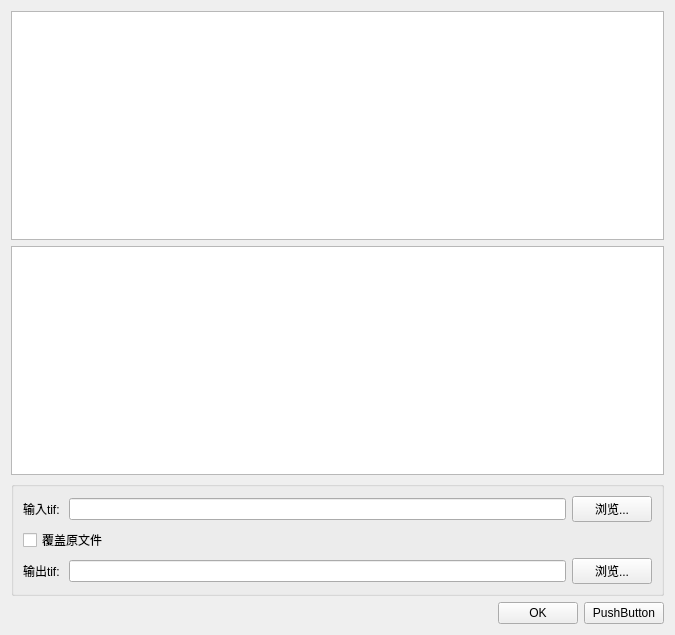
<?xml version="1.0" encoding="UTF-8"?>
<ui version="4.0">
 <class>Widget</class>
 <widget class="QWidget" name="Widget">
  <property name="geometry">
   <rect>
    <x>0</x>
    <y>0</y>
    <width>675</width>
    <height>635</height>
   </rect>
  </property>
  <property name="windowTitle">
   <string>Widget</string>
  </property>
  <layout class="QVBoxLayout" name="verticalLayout_2">
   <item>
    <widget class="QTreeView" name="treeView">
     <property name="sizePolicy">
      <sizepolicy hsizetype="Expanding" vsizetype="Expanding">
       <horstretch>0</horstretch>
       <verstretch>0</verstretch>
      </sizepolicy>
     </property>
     <property name="maximumSize">
      <size>
       <width>16777215</width>
       <height>230</height>
      </size>
     </property>
    </widget>
   </item>
   <item>
    <widget class="QTextEdit" name="textEdit"/>
   </item>
   <item>
    <widget class="QGroupBox" name="groupBox">
     <property name="title">
      <string/>
     </property>
     <layout class="QGridLayout" name="gridLayout">
      <item row="2" column="0">
       <layout class="QVBoxLayout" name="verticalLayout">
        <item>
         <layout class="QHBoxLayout" name="horizontalLayout_3">
          <item>
           <widget class="QLabel" name="label_2">
            <property name="text">
             <string>输入tif: </string>
            </property>
           </widget>
          </item>
          <item>
           <widget class="QLineEdit" name="lineEdit_input"/>
          </item>
          <item>
           <widget class="QPushButton" name="pushButton_input">
            <property name="text">
             <string>浏览...</string>
            </property>
           </widget>
          </item>
         </layout>
        </item>
        <item>
         <layout class="QHBoxLayout" name="horizontalLayout_4">
          <item>
           <widget class="QCheckBox" name="checkBox">
            <property name="text">
             <string>覆盖原文件</string>
            </property>
           </widget>
          </item>
          <item>
           <spacer name="horizontalSpacer_2">
            <property name="orientation">
             <enum>Qt::Horizontal</enum>
            </property>
            <property name="sizeHint" stdset="0">
             <size>
              <width>40</width>
              <height>20</height>
             </size>
            </property>
           </spacer>
          </item>
         </layout>
        </item>
        <item>
         <layout class="QHBoxLayout" name="horizontalLayout_2">
          <item>
           <widget class="QLabel" name="label">
            <property name="text">
             <string>输出tif: </string>
            </property>
           </widget>
          </item>
          <item>
           <widget class="QLineEdit" name="lineEdit_output"/>
          </item>
          <item>
           <widget class="QPushButton" name="pushButton_output">
            <property name="text">
             <string>浏览...</string>
            </property>
           </widget>
          </item>
         </layout>
        </item>
       </layout>
      </item>
     </layout>
    </widget>
   </item>
   <item>
    <layout class="QHBoxLayout" name="horizontalLayout">
     <item>
      <spacer name="horizontalSpacer">
       <property name="orientation">
        <enum>Qt::Horizontal</enum>
       </property>
       <property name="sizeHint" stdset="0">
        <size>
         <width>40</width>
         <height>20</height>
        </size>
       </property>
      </spacer>
     </item>
     <item>
      <widget class="QPushButton" name="pushButton_ok">
       <property name="text">
        <string>OK</string>
       </property>
      </widget>
     </item>
     <item>
      <widget class="QPushButton" name="pushButton">
       <property name="text">
        <string>PushButton</string>
       </property>
      </widget>
     </item>
    </layout>
   </item>
  </layout>
 </widget>
 <resources/>
 <connections/>
</ui>
